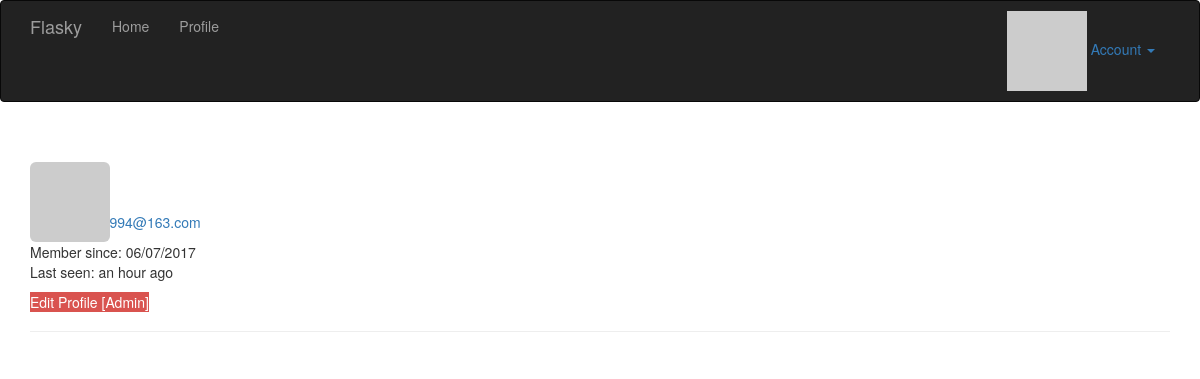
Screenshot of /user/scl (signed in) with the database file from the repository.
### app/models.py (models this page shows, shortened)
class User(UserMixin, db.Model):
    __tablename__ = 'users'
    id = db.Column(db.Integer, primary_key=True)
    email = db.Column(db.String(64), unique=True, index=True)
    username = db.Column(db.String(64), unique=True, index=True)
    role_id = db.Column(db.Integer, db.ForeignKey('roles.id'))
    password_hash = db.Column(db.String(128))
    confirmed = db.Column(db.Boolean, default=False)
    name = db.Column(db.String(64))
    location = db.Column(db.String(64))
    about_me = db.Column(db.Text())
    member_since = db.Column(db.DateTime(), default=datetime.utcnow)
    last_seen = db.Column(db.DateTime(), default=datetime.utcnow)
    avatar_hash = db.Column(db.String(32))
    posts = db.relationship("Post", backref="author", lazy="dynamic")
    def can(self, permissions):
        return self.role is not None and (self.role.permissions & permissions) == permissions
    def is_administrator(self):
        return self.can(Permission.ADMINISTER)
    @property
    def password(self):
        raise AttributeError("password is not a readable attribute")
    def gravatar(self, size=100, default="identicon", rating="g"):
        if request.is_secure:
            url = "http://secure.gravatar.com/avatar"
        else:
            url = 'http://www.gravatar.com/avatar'
        hash = self.avatar_hash or hashlib.md5(self.email.encode("utf-8")).hexdigest()
        return '{url}/{hash}?s={size}&d={default}&r={rating}'.format(
            url=url, hash=hash, size=size, default=default, rating=rating)
    def ping(self):
        self.last_seen = datetime.utcnow()
        db.session.add(self)

### app/main/views.py (the view)
@main.route("/user/<username>")
def user(username):
    user = User.query.filter_by(username=username).first()
    if user is None:
        abort(404)
    return render_template("user.html", user=user)

### app/auth/views.py (called while the page is built)
@auth.before_app_request
def before_request():
    if current_user.is_authenticated:
        current_user.ping()
        if not current_user.confirmed \
                and request.endpoint[:5] != "auth.":
            return redirect(url_for("auth.unconfirmed"))

### app/main/__init__.py (called while the page is built)
@main.app_context_processor
def inject_permissions():
    return dict(Permission=Permission)

### app/models.py (called while the page is built)
@login_manager.user_loader
def load_user(user_id):
    return User.query.get(int(user_id))

### app/templates/user.html (shortened to what this page needs)
{% extends 'base.html' %}
{% block page_content %}
	<div class="page-header">
        <img class="img-rounded profile-thumbnail" src="{{ user.gravatar(size=256) }}" >
        <h1>{{ user.username }}</h1>
    {% if current_user.is_administrator() %}
        <p>
            <a href="mailto:{{ user.email }}">{{ user.email }}</a>
        </p>
    {% endif %}
    <p>
        Member since: {{ moment(user.member_since).format("L") }}<br />
        Last seen: {{ moment(user.last_seen).fromNow() }}
    </p>
    <p>
        {% if current_user.is_administrator() %}
            <a class="btn-danger"  href="{{ url_for(".edit_profile_admin", id=user.id) }}">
                Edit Profile [Admin]
            </a>
        {% endif %}
    </p>
	</div>
{% endblock %}

### app/static/css/styles.css (style rules this page uses)
.profile-thumbnail { position: absolute; }

### rows the page displays
User: email "sunchenglu1994@163.com", member_since "06/07/2017", last_seen "an hour ago"
